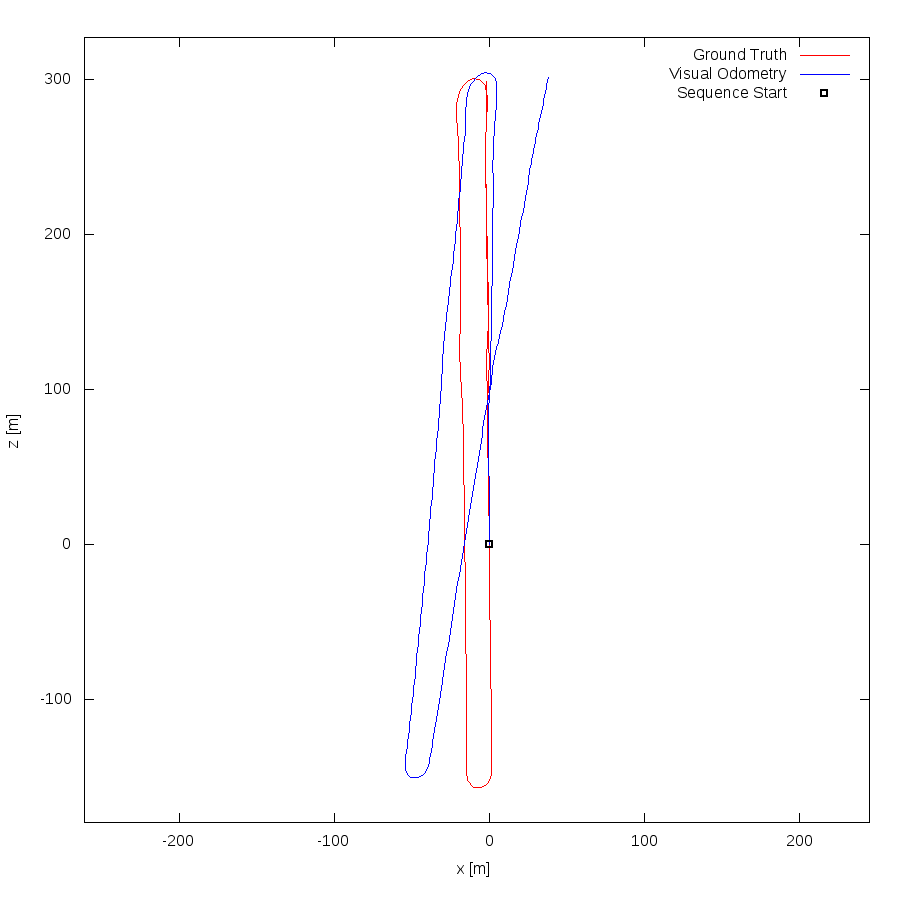

This figure's gnuplot source:
set term postscript eps enhanced color
set output "06.eps"
set size ratio -1
set xrange [-261:245]
set yrange [-179:327]
set xlabel "x [m]"
set ylabel "z [m]"
plot "06.txt" using 1:2 lc rgb "#FF0000" title 'Ground Truth' w lines,"06.txt" using 3:4 lc rgb "#0000FF" title 'Visual Odometry' w lines,"< head -1 06.txt" using 1:2 lc rgb "#000000" pt 4 ps 1 lw 2 title 'Sequence Start' w points
